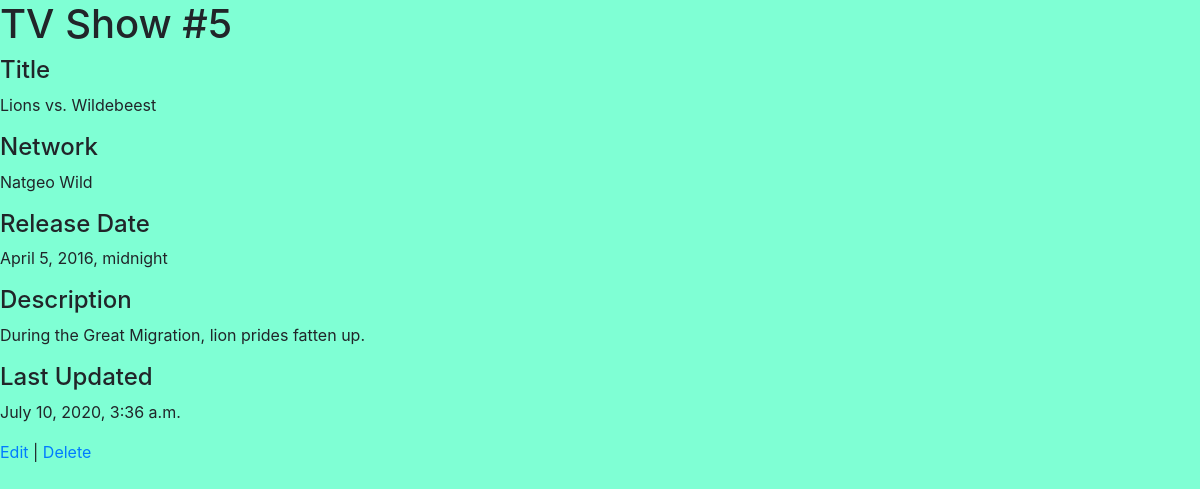
Screenshot of /shows/5 with the database file from the repository.
### shows/models.py (models this page shows)
class Show(models.Model):
    title=models.CharField(max_length=255)
    network=models.CharField(max_length=45)
    release_date=models.DateTimeField()
    description=models.CharField(max_length=255)
    created_at=models.DateTimeField(auto_now_add=True)
    updated_at=models.DateTimeField(auto_now=True)
    objects = ShowManager()

### shows/views.py (the view)
# urls.py: path('shows/<int:show_id>', views.show),
def show(request, show_id):
    one_show = Show.objects.get(id=show_id)
    context = {
        'show': one_show
    }
    return render(request, 'show.html', context)

### shows/templates/show.html (shortened to what this page needs)
<!DOCTYPE html>
<html lang="en">
<head>
    <link href="https://stackpath.bootstrapcdn.com/bootstrap/4.5.0/css/bootstrap.min.css" rel="stylesheet">
    {% load static %}
    <link rel="stylesheet" href="{%static 'css/style.css' %}">
</head>
<body>
    <h1>TV Show #{{show.id}}</h1>
    <h4>Title</h4>
    <p>{{show.title }}</p>
    <h4>Network</h4>
    <p>{{ show.network }}</p>
    <h4>Release Date</h4>
    <p>{{ show.release_date }}</p>
    <h4>Description</h4>
    <p>{{ show.description }}</p>
    <h4>Last Updated</h4>
    <p>{{ show.updated_at }}</p>
    <a href="/shows/{{show.id}}/edit">Edit</a> | <a href="/shows/{{show.id}}/delete">Delete</a>
</body>
</html>

### shows/static/css/style.css (style rules this page uses)
body { background-color:aquamarine; }

### rows the page displays
Show: id "5", title "Lions vs. Wildebeest", network "Natgeo Wild", release_date "April 5, 2016, midnight", description "During the Great Migration, lion prides fatten up.", updated_at "July 10, 2020, 3:36 a.m."
